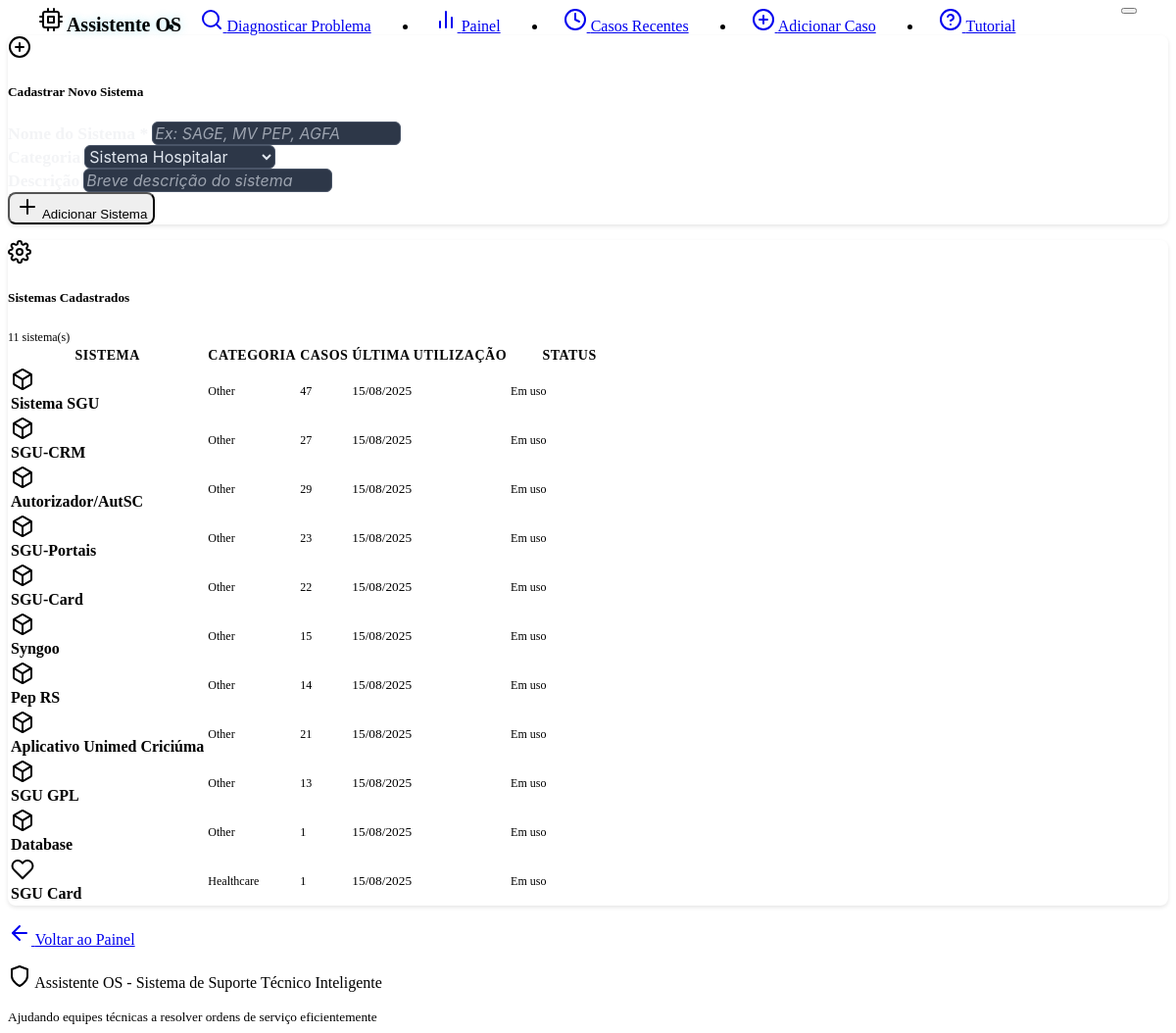
/systems, run on an earlier commit of the app's database.
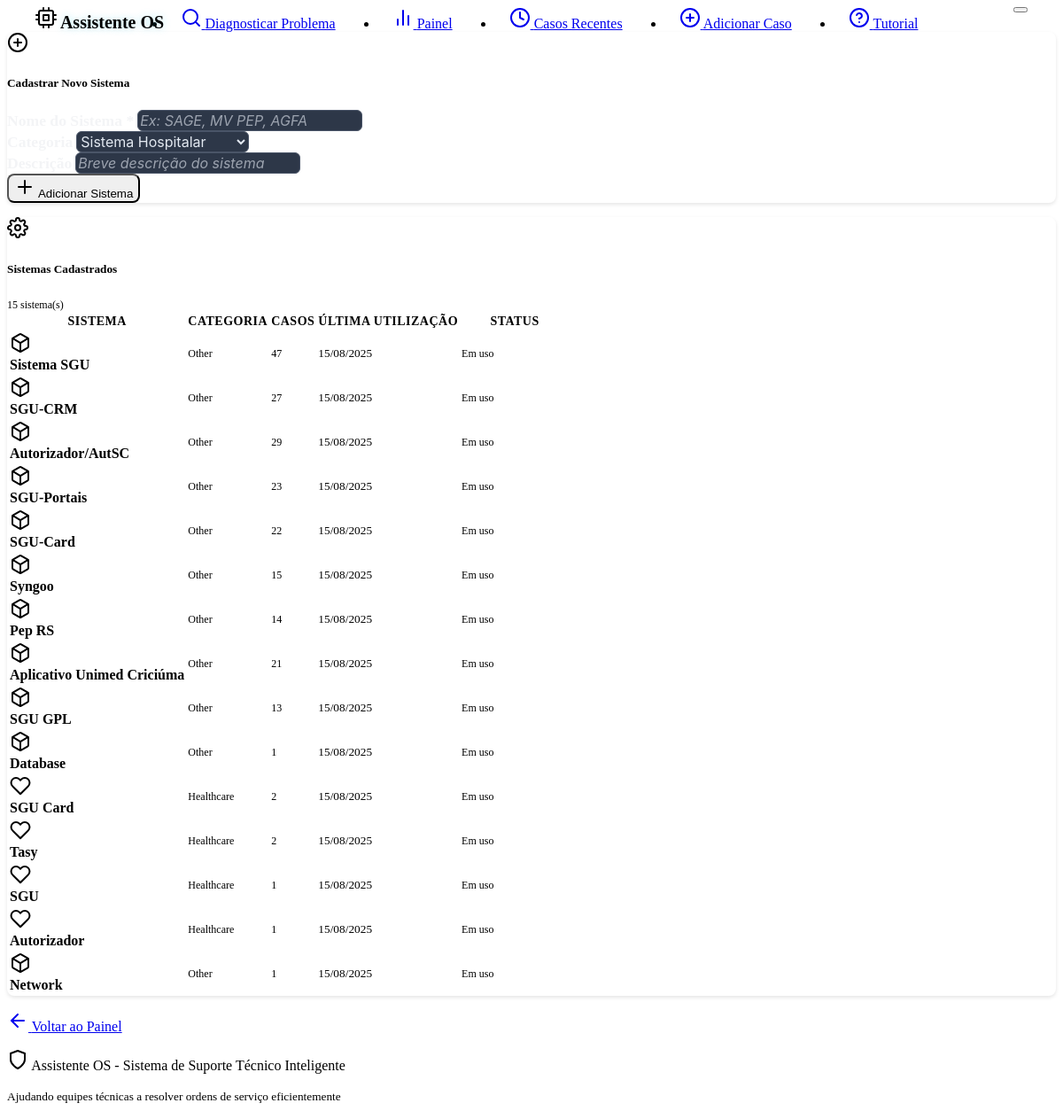
And on a later commit of the database.
### models.py (models this page shows, shortened)
class Case(db.Model):
    __tablename__ = 'cases'
    id = db.Column(db.Integer, primary_key=True)
    problem_description = db.Column(db.Text, nullable=False)
    solution = db.Column(db.Text, nullable=False)
    system_type = db.Column(db.String(100), default="Unknown")
    created_at = db.Column(db.DateTime, default=datetime.now)
    effectiveness_score = db.Column(db.Float, nullable=True)
    feedback_count = db.Column(db.Integer, default=0)
    tags = db.Column(db.String(500), default="")  # Stored as comma-separated string
    feedbacks = db.relationship("CaseFeedback", backref="case", cascade="all, delete-orphan")

### routes.py (the view)
@app.route('/systems')
def manage_systems():
    try:
        all_cases = case_service.get_all_cases()
        system_stats = {}
        for case in all_cases:
            system = case.system_type
            if system not in system_stats:
                system_stats[system] = {
                    'name': system,
                    'category': 'Healthcare' if system in ['Tasy', 'SGU', 'SGU Card', 'Autorizador'] else 'Other',
                    'case_count': 0,
                    'last_used': None
                }
            system_stats[system]['case_count'] += 1
            if not system_stats[system]['last_used'] or case.created_at > system_stats[system]['last_used']:
                system_stats[system]['last_used'] = case.created_at
        from flask import current_app
        custom_systems = current_app.config.get('CUSTOM_SYSTEMS', [])
        all_systems = []
        for system_name, stats in system_stats.items():
            all_systems.append(stats)
        for custom in custom_systems:
            if custom['name'] not in system_stats:
                custom['case_count'] = 0
                custom['last_used'] = None
                all_systems.append(custom)
        return render_template('manage_systems.html', systems=all_systems)
    except Exception as e:
        logging.error(f"Error loading systems: {str(e)}")
        flash(f'Erro ao carregar sistemas: {str(e)}', 'error')
        return render_template('manage_systems.html', systems=[])

### case_service.py (called while the page is built)
    def get_all_cases(self) -> List[Case]:
        try:
            return Case.query.all()
        except Exception as e:
            logging.error(f"Error getting cases from database: {str(e)}")
            return current_app.config.get('CASES_STORAGE', [])

### templates/manage_systems.html (shortened to what this page needs)
{% extends "base.html" %}
{% block content %}
<div class="row">
    <div class="col-lg-10 mx-auto">
        <div class="card mb-4">
            <div class="card-header d-flex align-items-center">
                <i data-feather="plus-circle" class="me-2"></i>
                <h5 class="mb-0">Cadastrar Novo Sistema</h5>
            </div>
            <div class="card-body">
                <form action="{{ url_for('add_system') }}" method="POST" class="row g-3">
                    <div class="col-md-4">
                        <label for="system_name" class="form-label">Nome do Sistema *</label>
                        <input type="text" class="form-control" id="system_name" name="system_name"
                               placeholder="Ex: SAGE, MV PEP, AGFA" required>
                    </div>
                    <div class="col-md-4">
                        <label for="system_category" class="form-label">Categoria</label>
                        <select class="form-select" id="system_category" name="system_category">
                            <option value="Healthcare">Sistema Hospitalar</option>
                        </select>
                    </div>
                    <div class="col-md-4">
                        <label for="system_description" class="form-label">Descrição</label>
                        <input type="text" class="form-control" id="system_description" name="system_description"
                               placeholder="Breve descrição do sistema">
                    </div>
                    <div class="col-12">
                        <button type="submit" class="btn btn-primary">
                            <i data-feather="plus" class="me-1"></i>
                            Adicionar Sistema
                        </button>
                    </div>
                </form>
            </div>
        </div>
        <div class="card">
            <div class="card-header d-flex align-items-center justify-content-between">
                <div class="d-flex align-items-center">
                    <i data-feather="settings" class="me-2"></i>
                    <h5 class="mb-0">Sistemas Cadastrados</h5>
                </div>
                <span class="badge bg-info">{{ systems|length }} sistema(s)</span>
            </div>
            <div class="card-body p-0">
                {% if systems %}
                <div class="table-responsive">
                    <table class="table table-hover mb-0">
                        <thead class="table-dark">
                            <tr>
                                <th>Sistema</th>
                                <th>Categoria</th>
                                <th>Casos</th>
                                <th>Última Utilização</th>
                                <th width="120">Status</th>
                            </tr>
                        </thead>
                        <tbody>
                            {% for system in systems %}
                            <tr>
                                <td>
                                    <div class="d-flex align-items-center">
                                        <div class="system-icon me-2">
                                            {% if system.category == 'Healthcare' %}
                                                <i data-feather="heart" class="text-danger"></i>
                                            {% elif system.category == 'Administrative' %}
                                                <i data-feather="briefcase" class="text-primary"></i>
                                            {% elif system.category == 'Network' %}
                                                <i data-feather="wifi" class="text-success"></i>
                                            {% elif system.category == 'Database' %}
                                                <i data-feather="database" class="text-warning"></i>
                                            {% elif system.category == 'Application Server' %}
                                                <i data-feather="server" class="text-info"></i>
                                            {% else %}
                                                <i data-feather="box" class="text-secondary"></i>
                                            {% endif %}
                                        </div>
                                        <div>
                                            <strong>{{ system.name }}</strong>
                                        </div>
                                    </div>
                                </td>
                                <td>
                                    <span class="badge bg-secondary">{{ system.category }}</span>
                                </td>
                                <td>
                                    <span class="badge bg-info">{{ system.case_count or 0 }}</span>
                                </td>
                                <td>
                                    {% if system.last_used %}
                                        <small>{{ system.last_used.strftime('%d/%m/%Y') }}</small>
                                    {% else %}
                                        <small class="text-muted">Nunca usado</small>
                                    {% endif %}
                                </td>
                                <td>
                                    {% if system.case_count == 0 %}
                                        <span class="badge bg-warning">Não utilizado</span>
                                    {% else %}
                                        <span class="badge bg-success">Em uso</span>
                                    {% endif %}
                                </td>
                            </tr>
                            {% endfor %}
                        </tbody>
                    </table>
                </div>
                {% else %}
                <div class="text-center py-5">
                    <i data-feather="settings" style="width: 64px; height: 64px; color: var(--bs-secondary);"></i>
                    <h4 class="mt-3 mb-2">Nenhum Sistema Personalizado</h4>
                    <p class="text-muted">Os sistemas padrão (Tasy, SGU, SGU Card, Autorizador) já estão disponíveis.</p>
                </div>
                {% endif %}
            </div>
        </div>
        <div class="text-center mt-4">
            <a href="{{ url_for('dashboard') }}" class="btn btn-secondary">
                <i data-feather="arrow-left" class="me-2"></i>
                Voltar ao Painel
            </a>
        </div>
    </div>
</div>
{% endblock %}

### templates/base.html (shortened to what this page needs)
<!DOCTYPE html>
<html lang="en" data-bs-theme="dark">
<head>
    <link href="https://cdn.replit.com/agent/bootstrap-agent-dark-theme.min.css" rel="stylesheet">
    <link rel="stylesheet" href="{{ url_for('static', filename='style.css') }}">
</head>
<body>
    <nav class="navbar navbar-expand-lg navbar-dark bg-dark border-bottom">
        <div class="container-fluid">
            <div class="navbar-brand d-flex align-items-center">
                <i data-feather="cpu" class="me-2"></i>
                <span class="fw-bold navbar-brand-glow">Assistente OS</span>
            </div>
            <button class="navbar-toggler" type="button" data-bs-toggle="collapse" data-bs-target="#navbarNav">
            </button>
            <div class="collapse navbar-collapse" id="navbarNav">
                <ul class="navbar-nav mx-auto">
                    <li class="nav-item">
                        <a class="nav-link{% if request.endpoint == 'index' %} active{% endif %}" href="{{ url_for('index') }}">
                            <i data-feather="search" class="me-1"></i>
                            Diagnosticar Problema
                        </a>
                    </li>
                    <li class="nav-item">
                        <a class="nav-link{% if request.endpoint == 'dashboard' %} active{% endif %}" href="{{ url_for('dashboard') }}">
                            <i data-feather="bar-chart-2" class="me-1"></i>
                            Painel
                        </a>
                    </li>
                    <li class="nav-item">
                        <a class="nav-link{% if request.endpoint == 'recent_cases' %} active{% endif %}" href="{{ url_for('recent_cases') }}">
                            <i data-feather="clock" class="me-1"></i>
                            Casos Recentes
                        </a>
                    </li>
                    <li class="nav-item">
                        <a class="nav-link{% if request.endpoint in ['add_case_form', 'add_case'] %} active{% endif %}" href="{{ url_for('add_case_form') }}">
                            <i data-feather="plus-circle" class="me-1"></i>
                            Adicionar Caso
                        </a>
                    </li>
                    <li class="nav-item">
                        <a class="nav-link{% if request.endpoint == 'tutorial' %} active{% endif %}" href="{{ url_for('tutorial') }}">
                            <i data-feather="help-circle" class="me-1"></i>
                            Tutorial
                        </a>
                    </li>
                </ul>
            </div>
        </div>
    </nav>
    <main class="container my-4">
        {% block content %}{% endblock %}
    </main>
    <footer class="bg-dark border-top mt-5 py-4">
        <div class="container text-center text-muted">
            <p class="mb-0">
                <i data-feather="shield" class="me-1"></i>
                Assistente OS - Sistema de Suporte Técnico Inteligente
            </p>
            <small>Ajudando equipes técnicas a resolver ordens de serviço eficientemente</small>
        </div>
    </footer>
</body>
</html>

### static/style.css (style rules this page uses)
:root { --custom-code-bg: #1a1a1a; --custom-border-radius: 8px; --glow-color: #0dcaf0; --glow-secondary: rgba(13, 202, 240, 0.3); }
.navbar-brand-glow { text-shadow: 0 0 10px var(--glow-secondary); transition: text-shadow 0.3s ease; cursor: default !important; pointer-events: none !important; }
.navbar-brand { cursor: default !important; pointer-events: none !important; text-decoration: none !important; }
.nav-link { transition: all 0.3s ease; border-radius: 6px; padding: 0.5rem 1rem !important; }
.navbar { position: relative; }
.navbar-brand { position: absolute; left: 2rem; z-index: 10; }
.navbar-collapse { position: static; width: 100%; display: flex !important; justify-content: center !important; }
.navbar-nav { display: flex; justify-content: center; align-items: center; width: 100%; margin: 0 !important; }
.navbar-toggler { position: absolute; right: 2rem; z-index: 10; }
@media (min-width: 992px) { .navbar-nav { gap: 2rem; } }
@media (min-width: 992px) { .navbar-brand { left: 2rem; } }
@media (min-width: 992px) { .navbar-toggler { right: 2rem; } }
.card { border-radius: var(--custom-border-radius); box-shadow: 0 2px 4px rgba(0, 0, 0, 0.1); margin-bottom: 1rem; }
.card-header { background-color: var(--bs-dark); border-bottom: 1px solid var(--bs-border-color); border-radius: var(--custom-border-radius) var(--custom-border-radius) 0 0 !important; }
.form-control, .form-select { background-color: #2d3748 !important; border: 1px solid #4a5568 !important; color: #e2e8f0 !important; font-family: -apple-system, BlinkMacSystemFont, 'Segoe UI', Roboto, sans-serif !important; font-size: 1rem; border-radius: 6px !important; transition: all 0.2s ease !important; }
.form-control::placeholder { color: #9ca3af !important; font-style: italic; }
.form-label { color: #f3f4f6 !important; font-weight: 600; margin-bottom: 0.75rem; font-size: 1.1rem; }
.btn { border-radius: var(--custom-border-radius); font-weight: 500; }
.table-responsive { border-radius: var(--custom-border-radius); }
.table th { border-top: none; font-weight: 600; font-size: 0.875rem; text-transform: uppercase; letter-spacing: 0.5px; }
.table td { vertical-align: middle; border-color: var(--bs-border-color); }
.badge { border-radius: var(--custom-border-radius); font-weight: 500; font-size: 0.75rem; }
.navbar-brand { font-weight: 700; font-size: 1.25rem; }
.nav-link { font-weight: 500; }
footer { margin-top: auto; }

What changed in the data, as far as the page shows it:
computed for Case "SGU Card": case_count "1" → "2"
added Case: name "Tasy", category "Healthcare", case_count "2", last_used "15/08/2025"
added Case: name "SGU", category "Healthcare", case_count "1", last_used "15/08/2025"
added Case: name "Autorizador", category "Healthcare", case_count "1", last_used "15/08/2025"
added Case: name "Network", category "Other", case_count "1", last_used "15/08/2025"
Also different on the page:
{{ systems|length }}: "11" → "15"
